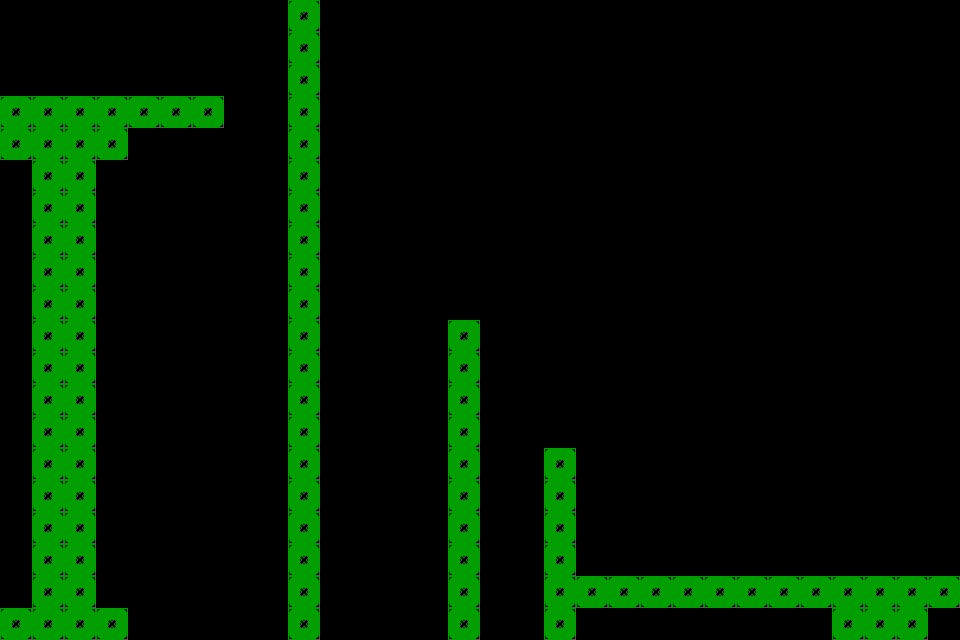

This is a level from a 2D game, rendered from its Tiled map with the project's own tilesets. A one-line summary and the complete map file follow:
An orthogonal 30x20 tile map with 32x32 px tiles, 4 tile layers (Layout, InvisiTiles, GrowPillar, FakeColumn) and 4 objects (2x Trigger, Spawnpoint, Goal).

<map version="1.10" tiledversion="1.12.2" orientation="orthogonal" renderorder="right-down" width="30" height="20" tilewidth="32" tileheight="32" infinite="0" nextlayerid="6" nextobjectid="20">
 <editorsettings>
  <export target="../../../maps/sector2/level2.lua" format="lua" />
 </editorsettings>
 <tileset firstgid="1" name="Props" class="Saw" tilewidth="32" tileheight="32" tilecount="5" columns="0">
  <grid orientation="orthogonal" width="1" height="1" />
  <tile id="0" type="Tile">
   <image source="../../../src/assets/images/test.png" width="32" height="32" />
  </tile>
  <tile id="1" type="Placeholder">
   <image source="../../../src/assets/images/placeholder.png" width="32" height="32" />
  </tile>
  <tile id="3" type="Spike">
   <image source="../../../src/assets/images/spike.png" width="32" height="16" />
  </tile>
  <tile id="4" type="Goal">
   <image source="../../../src/assets/images/goal.png" width="32" height="32" />
  </tile>
  <tile id="5" type="Saw">
   <image source="../../../src/assets/images/saw.png" width="32" height="32" />
  </tile>
 </tileset>
 <layer id="1" name="Layout" width="30" height="20">
  <data encoding="csv">
0,0,0,0,0,0,0,0,0,0,0,0,0,0,0,0,0,0,0,0,0,0,0,0,0,0,0,0,0,0,
0,0,0,0,0,0,0,0,0,0,0,0,0,0,0,0,0,0,0,0,0,0,0,0,0,0,0,0,0,0,
0,0,0,0,0,0,0,0,0,0,0,0,0,0,0,0,0,0,0,0,0,0,0,0,0,0,0,0,0,0,
1,1,1,1,1,1,1,0,0,0,0,0,0,0,0,0,0,0,0,0,0,0,0,0,0,0,0,0,0,0,
1,1,1,1,0,0,0,0,0,0,0,0,0,0,0,0,0,0,0,0,0,0,0,0,0,0,0,0,0,0,
0,1,1,0,0,0,0,0,0,0,0,0,0,0,0,0,0,0,0,0,0,0,0,0,0,0,0,0,0,0,
0,1,1,0,0,0,0,0,0,1,0,0,0,0,0,0,0,0,0,0,0,0,0,0,0,0,0,0,0,0,
0,1,1,0,0,0,0,0,0,1,0,0,0,0,0,0,0,0,0,0,0,0,0,0,0,0,0,0,0,0,
0,1,1,0,0,0,0,0,0,1,0,0,0,0,0,0,0,0,0,0,0,0,0,0,0,0,0,0,0,0,
0,1,1,0,0,0,0,0,0,1,0,0,0,0,0,0,0,0,0,0,0,0,0,0,0,0,0,0,0,0,
0,1,1,0,0,0,0,0,0,1,0,0,0,0,0,0,0,0,0,0,0,0,0,0,0,0,0,0,0,0,
0,1,1,0,0,0,0,0,0,1,0,0,0,0,0,0,0,0,0,0,0,0,0,0,0,0,0,0,0,0,
0,1,1,0,0,0,0,0,0,1,0,0,0,0,0,0,0,0,0,0,0,0,0,0,0,0,0,0,0,0,
0,1,1,0,0,0,0,0,0,1,0,0,0,0,0,0,0,0,0,0,0,0,0,0,0,0,0,0,0,0,
0,1,1,0,0,0,0,0,0,1,0,0,0,0,0,0,0,1,0,0,0,0,0,0,0,0,0,0,0,0,
0,1,1,0,0,0,0,0,0,1,0,0,0,0,0,0,0,1,0,0,0,0,0,0,0,0,0,0,0,0,
0,1,1,0,0,0,0,0,0,1,0,0,0,0,0,0,0,1,0,0,0,0,0,0,0,0,0,0,0,0,
0,1,1,0,0,0,0,0,0,1,0,0,0,0,0,0,0,1,0,0,0,0,0,0,0,0,0,0,0,0,
0,1,1,0,0,0,0,0,0,1,0,0,0,0,0,0,0,1,0,0,0,0,0,0,0,1,1,1,1,1,
1,1,1,1,0,0,0,0,0,1,0,0,0,0,0,0,0,1,0,0,0,0,0,0,0,0,1,1,1,0
</data>
 </layer>
 <layer id="5" name="InvisiTiles" width="30" height="20">
  <data encoding="csv">
0,0,0,0,0,0,0,0,0,0,0,0,0,0,0,0,0,0,0,0,0,0,0,0,0,0,0,0,0,0,
0,0,0,0,0,0,0,0,0,0,0,0,0,0,0,0,0,0,0,0,0,0,0,0,0,0,0,0,0,0,
0,0,0,0,0,0,0,0,0,0,0,0,0,0,0,0,0,0,0,0,0,0,0,0,0,0,0,0,0,0,
0,0,0,0,0,0,0,0,0,0,0,0,0,0,0,0,0,0,0,0,0,0,0,0,0,0,0,0,0,0,
0,0,0,0,0,0,0,0,0,0,0,0,0,0,0,0,0,0,0,0,0,0,0,0,0,0,0,0,0,0,
0,0,0,0,0,0,0,0,0,0,0,0,0,0,0,0,0,0,0,0,0,0,0,0,0,0,0,0,0,0,
0,0,0,0,0,0,0,0,0,0,0,0,0,0,0,0,0,0,0,0,0,0,0,0,0,0,0,0,0,0,
0,0,0,0,0,0,0,0,0,0,0,0,0,0,0,0,0,0,0,0,0,0,0,0,0,0,0,0,0,0,
0,0,0,0,0,0,0,0,0,0,0,0,0,0,0,0,0,0,0,0,0,0,0,0,0,0,0,0,0,0,
0,0,0,0,0,0,0,0,0,0,0,0,0,0,0,0,0,0,0,0,0,0,0,0,0,0,0,0,0,0,
0,0,0,0,0,0,0,0,0,0,0,0,0,0,0,0,0,0,0,0,0,0,0,0,0,0,0,0,0,0,
0,0,0,0,0,0,0,0,0,0,0,0,0,0,0,0,0,0,0,0,0,0,0,0,0,0,0,0,0,0,
0,0,0,0,0,0,0,0,0,0,0,0,0,0,0,0,0,0,0,0,0,0,0,0,0,0,0,0,0,0,
0,0,0,0,0,0,0,0,0,0,0,0,0,0,0,0,0,0,0,0,0,0,0,0,0,0,0,0,0,0,
0,0,0,0,0,0,0,0,0,0,0,0,0,0,0,0,0,0,0,0,0,0,0,0,0,0,0,0,0,0,
0,0,0,0,0,0,0,0,0,0,0,0,0,0,0,0,0,0,0,0,0,0,0,0,0,0,0,0,0,0,
0,0,0,0,0,0,0,0,0,0,0,0,0,0,0,0,0,0,0,0,0,0,0,0,0,0,0,0,0,0,
0,0,0,0,0,0,0,0,0,0,0,0,0,0,0,0,0,0,0,0,0,0,0,0,0,0,0,0,0,0,
0,0,0,0,0,0,0,0,0,0,0,0,0,0,0,0,0,0,1,1,1,1,1,1,1,0,0,0,0,0,
0,0,0,0,0,0,0,0,0,0,0,0,0,0,0,0,0,0,0,0,0,0,0,0,0,0,0,0,0,0
</data>
 </layer>
 <layer id="4" name="GrowPillar" width="30" height="20">
  <data encoding="csv">
0,0,0,0,0,0,0,0,0,1,0,0,0,0,0,0,0,0,0,0,0,0,0,0,0,0,0,0,0,0,
0,0,0,0,0,0,0,0,0,1,0,0,0,0,0,0,0,0,0,0,0,0,0,0,0,0,0,0,0,0,
0,0,0,0,0,0,0,0,0,1,0,0,0,0,0,0,0,0,0,0,0,0,0,0,0,0,0,0,0,0,
0,0,0,0,0,0,0,0,0,1,0,0,0,0,0,0,0,0,0,0,0,0,0,0,0,0,0,0,0,0,
0,0,0,0,0,0,0,0,0,1,0,0,0,0,0,0,0,0,0,0,0,0,0,0,0,0,0,0,0,0,
0,0,0,0,0,0,0,0,0,1,0,0,0,0,0,0,0,0,0,0,0,0,0,0,0,0,0,0,0,0,
0,0,0,0,0,0,0,0,0,0,0,0,0,0,0,0,0,0,0,0,0,0,0,0,0,0,0,0,0,0,
0,0,0,0,0,0,0,0,0,0,0,0,0,0,0,0,0,0,0,0,0,0,0,0,0,0,0,0,0,0,
0,0,0,0,0,0,0,0,0,0,0,0,0,0,0,0,0,0,0,0,0,0,0,0,0,0,0,0,0,0,
0,0,0,0,0,0,0,0,0,0,0,0,0,0,0,0,0,0,0,0,0,0,0,0,0,0,0,0,0,0,
0,0,0,0,0,0,0,0,0,0,0,0,0,0,0,0,0,0,0,0,0,0,0,0,0,0,0,0,0,0,
0,0,0,0,0,0,0,0,0,0,0,0,0,0,0,0,0,0,0,0,0,0,0,0,0,0,0,0,0,0,
0,0,0,0,0,0,0,0,0,0,0,0,0,0,0,0,0,0,0,0,0,0,0,0,0,0,0,0,0,0,
0,0,0,0,0,0,0,0,0,0,0,0,0,0,0,0,0,0,0,0,0,0,0,0,0,0,0,0,0,0,
0,0,0,0,0,0,0,0,0,0,0,0,0,0,0,0,0,0,0,0,0,0,0,0,0,0,0,0,0,0,
0,0,0,0,0,0,0,0,0,0,0,0,0,0,0,0,0,0,0,0,0,0,0,0,0,0,0,0,0,0,
0,0,0,0,0,0,0,0,0,0,0,0,0,0,0,0,0,0,0,0,0,0,0,0,0,0,0,0,0,0,
0,0,0,0,0,0,0,0,0,0,0,0,0,0,0,0,0,0,0,0,0,0,0,0,0,0,0,0,0,0,
0,0,0,0,0,0,0,0,0,0,0,0,0,0,0,0,0,0,0,0,0,0,0,0,0,0,0,0,0,0,
0,0,0,0,0,0,0,0,0,0,0,0,0,0,0,0,0,0,0,0,0,0,0,0,0,0,0,0,0,0
</data>
 </layer>
 <objectgroup id="2" name="Objects">
  <object id="1" name="Spawnpoint" gid="2" x="0" y="64" width="32" height="32" />
  <object id="2" name="Goal" gid="5" x="864" y="576" width="32" height="32" />
  <object id="14" name="Trigger" gid="2" x="416" y="320" width="32" height="32">
   <properties>
    <property name="id" value="moveColumn" />
    <property name="radius" type="int" value="80" />
   </properties>
  </object>
  <object id="18" name="Trigger" gid="2" x="288" y="96" width="32" height="32">
   <properties>
    <property name="id" value="growPillar" />
    <property name="radius" type="int" value="56" />
   </properties>
  </object>
 </objectgroup>
 <layer id="3" name="FakeColumn" width="30" height="20">
  <data encoding="csv">
0,0,0,0,0,0,0,0,0,0,0,0,0,0,0,0,0,0,0,0,0,0,0,0,0,0,0,0,0,0,
0,0,0,0,0,0,0,0,0,0,0,0,0,0,0,0,0,0,0,0,0,0,0,0,0,0,0,0,0,0,
0,0,0,0,0,0,0,0,0,0,0,0,0,0,0,0,0,0,0,0,0,0,0,0,0,0,0,0,0,0,
0,0,0,0,0,0,0,0,0,0,0,0,0,0,0,0,0,0,0,0,0,0,0,0,0,0,0,0,0,0,
0,0,0,0,0,0,0,0,0,0,0,0,0,0,0,0,0,0,0,0,0,0,0,0,0,0,0,0,0,0,
0,0,0,0,0,0,0,0,0,0,0,0,0,0,0,0,0,0,0,0,0,0,0,0,0,0,0,0,0,0,
0,0,0,0,0,0,0,0,0,0,0,0,0,0,0,0,0,0,0,0,0,0,0,0,0,0,0,0,0,0,
0,0,0,0,0,0,0,0,0,0,0,0,0,0,0,0,0,0,0,0,0,0,0,0,0,0,0,0,0,0,
0,0,0,0,0,0,0,0,0,0,0,0,0,0,0,0,0,0,0,0,0,0,0,0,0,0,0,0,0,0,
0,0,0,0,0,0,0,0,0,0,0,0,0,0,0,0,0,0,0,0,0,0,0,0,0,0,0,0,0,0,
0,0,0,0,0,0,0,0,0,0,0,0,0,0,1,0,0,0,0,0,0,0,0,0,0,0,0,0,0,0,
0,0,0,0,0,0,0,0,0,0,0,0,0,0,1,0,0,0,0,0,0,0,0,0,0,0,0,0,0,0,
0,0,0,0,0,0,0,0,0,0,0,0,0,0,1,0,0,0,0,0,0,0,0,0,0,0,0,0,0,0,
0,0,0,0,0,0,0,0,0,0,0,0,0,0,1,0,0,0,0,0,0,0,0,0,0,0,0,0,0,0,
0,0,0,0,0,0,0,0,0,0,0,0,0,0,1,0,0,0,0,0,0,0,0,0,0,0,0,0,0,0,
0,0,0,0,0,0,0,0,0,0,0,0,0,0,1,0,0,0,0,0,0,0,0,0,0,0,0,0,0,0,
0,0,0,0,0,0,0,0,0,0,0,0,0,0,1,0,0,0,0,0,0,0,0,0,0,0,0,0,0,0,
0,0,0,0,0,0,0,0,0,0,0,0,0,0,1,0,0,0,0,0,0,0,0,0,0,0,0,0,0,0,
0,0,0,0,0,0,0,0,0,0,0,0,0,0,1,0,0,0,0,0,0,0,0,0,0,0,0,0,0,0,
0,0,0,0,0,0,0,0,0,0,0,0,0,0,1,0,0,0,0,0,0,0,0,0,0,0,0,0,0,0
</data>
 </layer>
</map>
